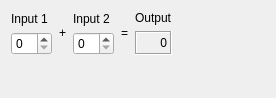
<ui version="4.0" >
 <author></author>
 <comment></comment>
 <exportmacro></exportmacro>
 <class>CalculatorForm</class>
 <widget class="QWidget" name="CalculatorForm" >
  <property name="objectName" >
   <string notr="true" >CalculatorForm</string>
  </property>
  <property name="geometry" >
   <rect>
    <x>0</x>
    <y>0</y>
    <width>276</width>
    <height>98</height>
   </rect>
  </property>
  <property name="sizePolicy" >
   <sizepolicy>
    <hsizetype>5</hsizetype>
    <vsizetype>5</vsizetype>
    <horstretch>0</horstretch>
    <verstretch>0</verstretch>
   </sizepolicy>
  </property>
  <property name="windowTitle" >
   <string>Calculator Builder</string>
  </property>
  <layout class="QGridLayout" >
   <property name="objectName" >
    <string notr="true" />
   </property>
   <property name="margin" >
    <number>9</number>
   </property>
   <property name="spacing" >
    <number>6</number>
   </property>
   <item row="0" column="0" >
    <layout class="QHBoxLayout" >
     <property name="objectName" >
      <string notr="true" />
     </property>
     <property name="margin" >
      <number>1</number>
     </property>
     <property name="spacing" >
      <number>6</number>
     </property>
     <item>
      <layout class="QVBoxLayout" >
       <property name="objectName" >
        <string notr="true" />
       </property>
       <property name="margin" >
        <number>1</number>
       </property>
       <property name="spacing" >
        <number>6</number>
       </property>
       <item>
        <widget class="QLabel" name="label" >
         <property name="objectName" >
          <string notr="true" >label</string>
         </property>
         <property name="geometry" >
          <rect>
           <x>1</x>
           <y>1</y>
           <width>45</width>
           <height>19</height>
          </rect>
         </property>
         <property name="text" >
          <string>Input 1</string>
         </property>
        </widget>
       </item>
       <item>
        <widget class="QSpinBox" name="inputSpinBox1" >
         <property name="objectName" >
          <string notr="true" >inputSpinBox1</string>
         </property>
         <property name="geometry" >
          <rect>
           <x>1</x>
           <y>26</y>
           <width>45</width>
           <height>25</height>
          </rect>
         </property>
         <property name="mouseTracking" >
          <bool>true</bool>
         </property>
        </widget>
       </item>
      </layout>
     </item>
     <item>
      <widget class="QLabel" name="label_3" >
       <property name="objectName" >
        <string notr="true" >label_3</string>
       </property>
       <property name="geometry" >
        <rect>
         <x>54</x>
         <y>1</y>
         <width>7</width>
         <height>52</height>
        </rect>
       </property>
       <property name="text" >
        <string>+</string>
       </property>
       <property name="alignment" >
        <set>Qt::AlignCenter</set>
       </property>
      </widget>
     </item>
     <item>
      <layout class="QVBoxLayout" >
       <property name="objectName" >
        <string notr="true" />
       </property>
       <property name="margin" >
        <number>1</number>
       </property>
       <property name="spacing" >
        <number>6</number>
       </property>
       <item>
        <widget class="QLabel" name="label_2" >
         <property name="objectName" >
          <string notr="true" >label_2</string>
         </property>
         <property name="geometry" >
          <rect>
           <x>1</x>
           <y>1</y>
           <width>45</width>
           <height>19</height>
          </rect>
         </property>
         <property name="text" >
          <string>Input 2</string>
         </property>
        </widget>
       </item>
       <item>
        <widget class="QSpinBox" name="inputSpinBox2" >
         <property name="objectName" >
          <string notr="true" >inputSpinBox2</string>
         </property>
         <property name="geometry" >
          <rect>
           <x>1</x>
           <y>26</y>
           <width>45</width>
           <height>25</height>
          </rect>
         </property>
         <property name="mouseTracking" >
          <bool>true</bool>
         </property>
        </widget>
       </item>
      </layout>
     </item>
     <item>
      <widget class="QLabel" name="label_3_2" >
       <property name="objectName" >
        <string notr="true" >label_3_2</string>
       </property>
       <property name="geometry" >
        <rect>
         <x>120</x>
         <y>1</y>
         <width>7</width>
         <height>52</height>
        </rect>
       </property>
       <property name="text" >
        <string>=</string>
       </property>
       <property name="alignment" >
        <set>Qt::AlignCenter</set>
       </property>
      </widget>
     </item>
     <item>
      <layout class="QVBoxLayout" >
       <property name="objectName" >
        <string notr="true" />
       </property>
       <property name="margin" >
        <number>1</number>
       </property>
       <property name="spacing" >
        <number>6</number>
       </property>
       <item>
        <widget class="QLabel" name="label_2_2_2" >
         <property name="objectName" >
          <string notr="true" >label_2_2_2</string>
         </property>
         <property name="geometry" >
          <rect>
           <x>1</x>
           <y>1</y>
           <width>37</width>
           <height>17</height>
          </rect>
         </property>
         <property name="text" >
          <string>Output</string>
         </property>
        </widget>
       </item>
       <item>
        <widget class="QLabel" name="outputWidget" >
         <property name="objectName" >
          <string notr="true" >outputWidget</string>
         </property>
         <property name="geometry" >
          <rect>
           <x>1</x>
           <y>24</y>
           <width>37</width>
           <height>27</height>
          </rect>
         </property>
         <property name="frameShape" >
          <enum>QFrame::Box</enum>
         </property>
         <property name="frameShadow" >
          <enum>QFrame::Sunken</enum>
         </property>
         <property name="text" >
          <string>0</string>
         </property>
         <property name="alignment" >
          <set>Qt::AlignAbsolute|Qt::AlignBottom|Qt::AlignCenter|Qt::AlignHCenter|Qt::AlignHorizontal_Mask|Qt::AlignJustify|Qt::AlignLeading|Qt::AlignLeft|Qt::AlignRight|Qt::AlignTop|Qt::AlignTrailing|Qt::AlignVCenter|Qt::AlignVertical_Mask</set>
         </property>
        </widget>
       </item>
      </layout>
     </item>
    </layout>
   </item>
   <item row="1" column="0" >
    <spacer>
     <property name="objectName" >
      <string notr="true" >verticalSpacer</string>
     </property>
     <property name="geometry" >
      <rect>
       <x>85</x>
       <y>69</y>
       <width>20</width>
       <height>20</height>
      </rect>
     </property>
     <property name="orientation" >
      <enum>Qt::Vertical</enum>
     </property>
     <property name="sizeHint" >
      <size>
       <width>20</width>
       <height>40</height>
      </size>
     </property>
    </spacer>
   </item>
   <item row="0" column="1" >
    <spacer>
     <property name="objectName" >
      <string notr="true" >horizontalSpacer</string>
     </property>
     <property name="geometry" >
      <rect>
       <x>188</x>
       <y>26</y>
       <width>79</width>
       <height>20</height>
      </rect>
     </property>
     <property name="orientation" >
      <enum>Qt::Horizontal</enum>
     </property>
     <property name="sizeHint" >
      <size>
       <width>40</width>
       <height>20</height>
      </size>
     </property>
    </spacer>
   </item>
  </layout>
 </widget>
 <pixmapfunction></pixmapfunction>
 <resources/>
 <connections/>
</ui>
